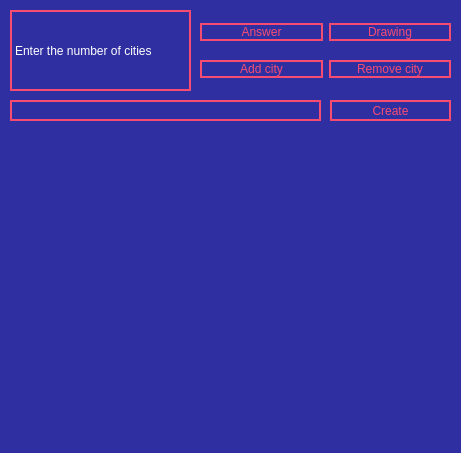
<?xml version="1.0" encoding="UTF-8"?>
<ui version="4.0">
 <class>MainWindow</class>
 <widget class="QMainWindow" name="MainWindow">
  <property name="geometry">
   <rect>
    <x>0</x>
    <y>0</y>
    <width>461</width>
    <height>453</height>
   </rect>
  </property>
  <property name="windowTitle">
   <string>MainWindow</string>
  </property>
  <property name="styleSheet">
   <string notr="true">background-color:#2f2fa2</string>
  </property>
  <widget class="QWidget" name="centralwidget">
   <widget class="QLabel" name="Display">
    <property name="geometry">
     <rect>
      <x>10</x>
      <y>10</y>
      <width>181</width>
      <height>81</height>
     </rect>
    </property>
    <property name="styleSheet">
     <string notr="true">color:white;
border: 2px solid #F64C72;
</string>
    </property>
    <property name="text">
     <string>Enter the number of cities </string>
    </property>
   </widget>
   <widget class="QTableWidget" name="LinksTable">
    <property name="geometry">
     <rect>
      <x>10</x>
      <y>130</y>
      <width>431</width>
      <height>291</height>
     </rect>
    </property>
   </widget>
   <widget class="QWidget" name="gridLayoutWidget">
    <property name="geometry">
     <rect>
      <x>200</x>
      <y>10</y>
      <width>251</width>
      <height>81</height>
     </rect>
    </property>
    <layout class="QGridLayout" name="gridLayout">
     <item row="2" column="1">
      <widget class="QPushButton" name="Accept_2">
       <property name="styleSheet">
        <string notr="true">QPushButton{
background-color:#2F2FA2;
color:#F64C72;
border: 2px solid #F64C72;
}
QPushButton:hover {
background-color:#F64C72;
color:#2F2FA2;
}</string>
       </property>
       <property name="text">
        <string>Remove city</string>
       </property>
      </widget>
     </item>
     <item row="2" column="0">
      <widget class="QPushButton" name="Accept">
       <property name="styleSheet">
        <string notr="true">QPushButton{
background-color:#2F2FA2;
color:#F64C72;
border: 2px solid #F64C72;
}
QPushButton:hover {
background-color:#F64C72;
color:#2F2FA2;
}</string>
       </property>
       <property name="text">
        <string>Add city</string>
       </property>
      </widget>
     </item>
     <item row="1" column="1">
      <widget class="QPushButton" name="Visual">
       <property name="styleSheet">
        <string notr="true">QPushButton{
background-color:#2F2FA2;
color:#F64C72;
border: 2px solid #F64C72;
}
QPushButton:hover {
background-color:#F64C72;
color:#2F2FA2;
}</string>
       </property>
       <property name="text">
        <string>Drawing</string>
       </property>
      </widget>
     </item>
     <item row="1" column="0">
      <widget class="QPushButton" name="Answer">
       <property name="styleSheet">
        <string notr="true">QPushButton{
background-color:#2F2FA2;
color:#F64C72;
border: 2px solid #F64C72;
}
QPushButton:hover {
background-color:#F64C72;
color:#2F2FA2;
}</string>
       </property>
       <property name="text">
        <string>Answer</string>
       </property>
      </widget>
     </item>
    </layout>
   </widget>
   <widget class="QPushButton" name="Create">
    <property name="geometry">
     <rect>
      <x>330</x>
      <y>100</y>
      <width>121</width>
      <height>21</height>
     </rect>
    </property>
    <property name="styleSheet">
     <string notr="true">QPushButton{
background-color:#2F2FA2;
color:#F64C72;
border: 2px solid #F64C72;
}
QPushButton:hover {
background-color:#F64C72;
color:#2F2FA2;
}</string>
    </property>
    <property name="text">
     <string>Create</string>
    </property>
   </widget>
   <widget class="QLineEdit" name="City">
    <property name="geometry">
     <rect>
      <x>10</x>
      <y>100</y>
      <width>311</width>
      <height>21</height>
     </rect>
    </property>
    <property name="styleSheet">
     <string notr="true">color:white;
border: 2px solid #F64C72;
</string>
    </property>
    <property name="text">
     <string/>
    </property>
   </widget>
   <widget class="QLabel" name="Check">
    <property name="geometry">
     <rect>
      <x>10</x>
      <y>130</y>
      <width>431</width>
      <height>301</height>
     </rect>
    </property>
    <property name="text">
     <string/>
    </property>
   </widget>
  </widget>
  <widget class="QStatusBar" name="statusbar"/>
 </widget>
 <resources/>
 <connections/>
</ui>
